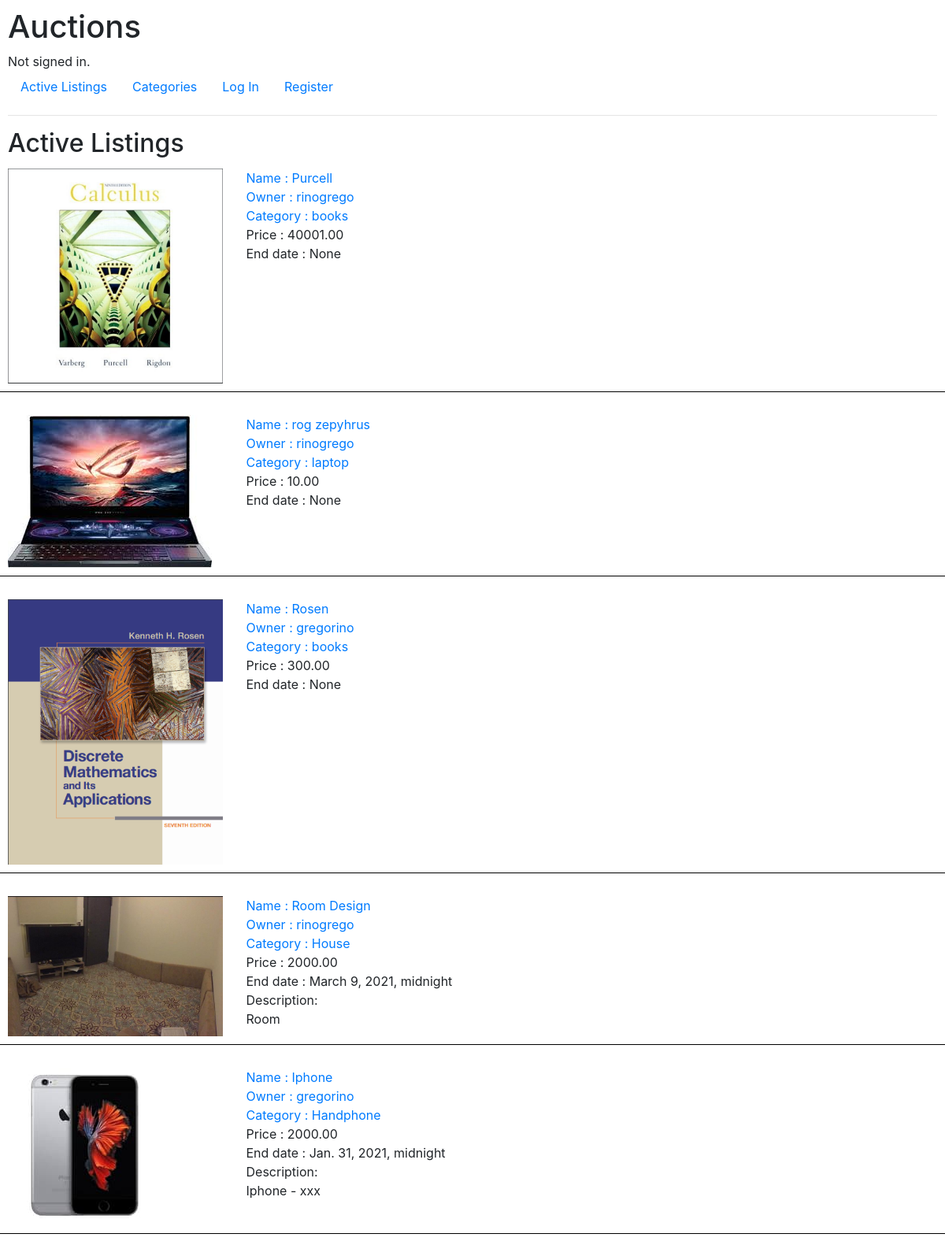
The page / on the database its author committed.
### auctions/models.py (models this page shows, shortened)
class Listing(models.Model):
    user = models.ForeignKey(User, on_delete=models.CASCADE)
    title = models.CharField(max_length=64)
    image = models.ImageField(max_length=255, blank=True, null=True, upload_to='media/listing/')
    category = models.CharField(max_length=32, null=True, blank=False, default="uncategorized")
    description = models.TextField(max_length=512, null=True, blank=True)
    price = models.FloatField(blank=False, null=True, default=0)
    date_posted = models.DateTimeField(auto_now_add=True, editable=False)
    date_bid = models.DateTimeField(null=True, blank=True, auto_now_add=True)
    date_end = models.DateTimeField(null=True, blank=True)
    date_now = models.DateTimeField(auto_now=True, editable=False)
    watchlist = models.ManyToManyField(User, blank=True, related_name="Watchlist")
    status = models.BooleanField(default=True, null=False, blank=False)
    """ I Don't Know What I am Doing """
    @property
    def is_available(self):
        try:
            return self.date_now <= self.date_end
        except:
            return True

class User(AbstractUser):
    image = models.ImageField(blank=True, null=True, upload_to='media/profile/')
    balance = models.FloatField(default=0)
    pass

### auctions/views.py (the view, shortened to what this page needs)
# urls.py: path("", views.index, name="index"),
def index(request):
    return render(request, "auctions/index.html", {
        "Listings": Listing.objects.all(),
    })

### auctions/templates/auctions/index.html
{% extends "auctions/layout.html" %}
{% block body %}
    <h2>Active Listings</h2>
    {% for listing in Listings %}
        {% if listing.is_available and listing.status %}
        <div class="row" style="border-bottom: 1px solid black; padding-bottom: 10px; padding-top: 5px;">
            <div class="col-3">
                <img src="{{ listing.image }}" class="img-fluid" alt="{{ listing.title }}"> <br>
            </div>
            <div class="col">
                <a href="{% url 'listing' listing.title %}">Name : {{ listing.title }}</a> <br>
                <a href="{% url 'profile' listing.user %}">Owner : {{ listing.user }}</a> <br>
                <a href="{% url 'data_category' listing.category %}">Category : {{ listing.category }}</a> <br>
                <a>Price : {{ listing.price | floatformat:2 }}</a> <br>
                <a>End date : {{ listing.date_end }}</a> <br>
                {% if listing.description %}
                    <a>Description:</a> <br>
                    <a>{{ listing.description }}</a> <br>
                {% endif %}
            </div>
        </div>
        <br>
        {% endif %}
    {% empty %}
        No Listing Available
    {% endfor %}
{% endblock %}

### auctions/templates/auctions/layout.html (shortened to what this page needs)
{% load static %}
<!DOCTYPE html>
<html lang="en">
    <head>
        <link rel="stylesheet" href="https://stackpath.bootstrapcdn.com/bootstrap/4.4.1/css/bootstrap.min.css">
        <link href="{% static 'auctions/styles.css' %}" rel="stylesheet">
    </head>
    <body>
        <h1>Auctions</h1>
        <div>
            {% if user.is_authenticated %}
                Signed in as <strong>{{ user.username }}</strong>.
            {% else %}
                Not signed in.
            {% endif %}
        </div>
        <ul class="nav">
            <li class="nav-item">
                <a class="nav-link" href="{% url 'index' %}">Active Listings</a>
            </li>
            <li class="nav-item">
                <a class="nav-link" href="{% url 'category' %}">Categories</a>
            </li>
            {% if user.is_authenticated %}
                <li class="nav-item">
                    <a class="nav-link" href="{% url 'create_new_listing' %}">Create Listing</a>
                </li>
                <li class="nav-item">
                    <a class="nav-link" href="{% url 'profile' user.username %}">Profile</a>
                </li>
                <li class="nav-item">
                    <a class="nav-link" href="{% url 'watchlist' user.username %}">Watchlist</a>
                </li>
                <li class="nav-item">
                    <a class="nav-link" href="{% url 'logout' %}">Log Out</a>
                </li>
                <li class="nav-item">
                    <a class="nav-link"> Rp. {{ user.balance }} </a>
                </li>
            {% else %}
                <li class="nav-item">
                    <a class="nav-link" href="{% url 'login' %}">Log In</a>
                </li>
                <li class="nav-item">
                    <a class="nav-link" href="{% url 'register' %}">Register</a>
                </li>
            {% endif %}
        </ul>
        <hr>
        {% block body %}
        {% endblock %}
    </body>
</html>

### auctions/static/auctions/styles.css (style rules this page uses)
body { padding: 10px; }

### rows shown on the page
Listing: image (picture), title "Purcell", user "rinogrego", category "books", price "40001.00", date_end "None"
Listing: image (picture), title "rog zepyhrus", user "rinogrego", category "laptop", price "10.00", date_end "None"
Listing: image (picture), title "Rosen", user "gregorino", category "books", price "300.00", date_end "None"
Listing: image (picture), title "Room Design", user "rinogrego", category "House", price "2000.00", date_end "March 9, 2021, midnight", description "Room"
Listing: image (picture), title "Iphone", user "gregorino", category "Handphone", price "2000.00", date_end "Jan. 31, 2021, midnight", description "Iphone - xxx"
